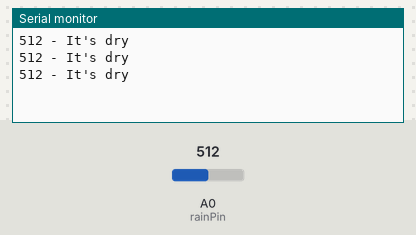
The sketch below on a simulated Arduino Uno, built with avr-gcc and run on an emulated ATmega328P. Shown: the last lines printed to the serial monitor. The test bench sets the inputs (shaded band); at power-on: A0 (rainPin) = 512.

Above: at 1.3 s.
1.4 s: A0 (rainPin) set to 491
At 1.8 s:
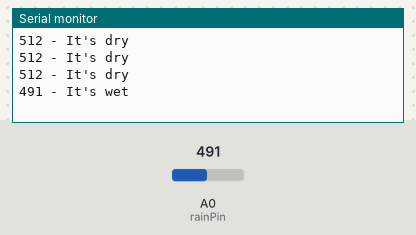
3.5 s: A0 (rainPin) set to 510
At 3.9 s:
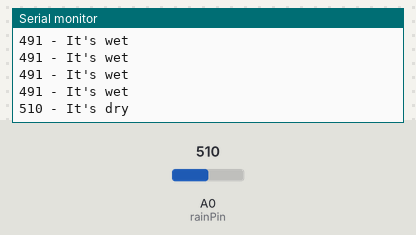

The sketch:

raindrops.ino
```cpp
/*

 All the resources for this project:
 https://randomnerdtutorials.com/

*/

int rainPin = A0;
// you can adjust the threshold value
int thresholdValue = 500;

void setup(){
  pinMode(rainPin, INPUT);
  Serial.begin(9600);
}

void loop() {
  // read the input on analog pin 0:
  int sensorValue = analogRead(rainPin);
  Serial.print(sensorValue);
  if(sensorValue < thresholdValue){
    Serial.println(" - It's wet");
  }
  else {
    Serial.println(" - It's dry");
  }
  delay(500);
}
```

Measured:
- the behaviour switches between 500 and 499 on A0 (rainPin) (found by bisection; images 0 and 1)
- after the input at 1.4 s, the serial monitor: prints a new line after 0.10 s (image 1)
- after the input at 3.5 s, the serial monitor: prints a new line at once (image 2)
